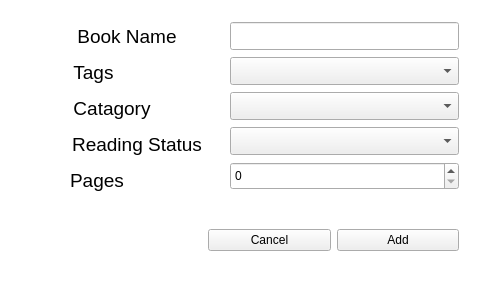
<?xml version="1.0" encoding="UTF-8"?>
<ui version="4.0">
 <class>Add_Modify_Wndow</class>
 <widget class="QWidget" name="Add_Modify_Wndow">
  <property name="geometry">
   <rect>
    <x>0</x>
    <y>0</y>
    <width>483</width>
    <height>282</height>
   </rect>
  </property>
  <property name="windowTitle">
   <string>Add_Modify_Wndow</string>
  </property>
  <property name="styleSheet">
   <string notr="true">#Add_Modify_Wndow{
background-color: white;
}</string>
  </property>
  <widget class="QFrame" name="gridFrame">
   <property name="geometry">
    <rect>
     <x>0</x>
     <y>-1</y>
     <width>481</width>
     <height>281</height>
    </rect>
   </property>
   <property name="sizePolicy">
    <sizepolicy hsizetype="Preferred" vsizetype="Preferred">
     <horstretch>0</horstretch>
     <verstretch>0</verstretch>
    </sizepolicy>
   </property>
   <layout class="QGridLayout" name="gridLayout">
    <item row="0" column="1">
     <widget class="QFrame" name="verticalFrameRight">
      <property name="minimumSize">
       <size>
        <width>0</width>
        <height>28</height>
       </size>
      </property>
      <layout class="QVBoxLayout" name="verticalLayout">
       <item>
        <widget class="QLineEdit" name="BookNameTxtBx">
         <property name="minimumSize">
          <size>
           <width>0</width>
           <height>28</height>
          </size>
         </property>
         <property name="sizeIncrement">
          <size>
           <width>0</width>
           <height>0</height>
          </size>
         </property>
         <property name="baseSize">
          <size>
           <width>0</width>
           <height>0</height>
          </size>
         </property>
        </widget>
       </item>
       <item>
        <widget class="QComboBox" name="TagsComboBox">
         <property name="sizePolicy">
          <sizepolicy hsizetype="Preferred" vsizetype="Fixed">
           <horstretch>0</horstretch>
           <verstretch>0</verstretch>
          </sizepolicy>
         </property>
         <property name="minimumSize">
          <size>
           <width>0</width>
           <height>28</height>
          </size>
         </property>
         <property name="sizeIncrement">
          <size>
           <width>0</width>
           <height>28</height>
          </size>
         </property>
         <property name="baseSize">
          <size>
           <width>0</width>
           <height>0</height>
          </size>
         </property>
         <property name="autoFillBackground">
          <bool>false</bool>
         </property>
         <property name="styleSheet">
          <string notr="true"/>
         </property>
        </widget>
       </item>
       <item>
        <widget class="QComboBox" name="CatagoryComboBox">
         <property name="minimumSize">
          <size>
           <width>0</width>
           <height>28</height>
          </size>
         </property>
        </widget>
       </item>
       <item>
        <widget class="QComboBox" name="ReadingStatusComboBox">
         <property name="minimumSize">
          <size>
           <width>0</width>
           <height>28</height>
          </size>
         </property>
        </widget>
       </item>
       <item>
        <widget class="QSpinBox" name="PagesSpinBox">
         <property name="minimumSize">
          <size>
           <width>0</width>
           <height>28</height>
          </size>
         </property>
         <property name="sizeIncrement">
          <size>
           <width>0</width>
           <height>0</height>
          </size>
         </property>
        </widget>
       </item>
      </layout>
     </widget>
    </item>
    <item row="0" column="0">
     <widget class="QFrame" name="verticalFrameLeft">
      <property name="sizePolicy">
       <sizepolicy hsizetype="Fixed" vsizetype="Preferred">
        <horstretch>0</horstretch>
        <verstretch>0</verstretch>
       </sizepolicy>
      </property>
      <property name="minimumSize">
       <size>
        <width>177</width>
        <height>0</height>
       </size>
      </property>
      <property name="styleSheet">
       <string notr="true"/>
      </property>
      <layout class="QVBoxLayout" name="verticalLayout_2">
       <item>
        <widget class="QLabel" name="label_2">
         <property name="font">
          <font>
           <family>Microsoft YaHei UI</family>
           <pointsize>14</pointsize>
           <weight>50</weight>
           <bold>false</bold>
           <underline>false</underline>
           <strikeout>false</strikeout>
           <stylestrategy>PreferDefault</stylestrategy>
           <kerning>true</kerning>
          </font>
         </property>
         <property name="styleSheet">
          <string notr="true">margin-left:30px;</string>
         </property>
         <property name="text">
          <string>Book Name</string>
         </property>
         <property name="alignment">
          <set>Qt::AlignCenter</set>
         </property>
        </widget>
       </item>
       <item>
        <widget class="QLabel" name="label_4">
         <property name="font">
          <font>
           <family>Microsoft YaHei UI</family>
           <pointsize>14</pointsize>
           <weight>50</weight>
           <bold>false</bold>
           <underline>false</underline>
           <strikeout>false</strikeout>
           <stylestrategy>PreferDefault</stylestrategy>
           <kerning>true</kerning>
          </font>
         </property>
         <property name="styleSheet">
          <string notr="true">margin-right:37px;</string>
         </property>
         <property name="text">
          <string>Tags</string>
         </property>
         <property name="alignment">
          <set>Qt::AlignCenter</set>
         </property>
         <property name="margin">
          <number>0</number>
         </property>
        </widget>
       </item>
       <item>
        <widget class="QLabel" name="label_3">
         <property name="font">
          <font>
           <family>Microsoft YaHei UI</family>
           <pointsize>14</pointsize>
           <weight>50</weight>
           <bold>false</bold>
           <underline>false</underline>
           <strikeout>false</strikeout>
           <stylestrategy>PreferDefault</stylestrategy>
           <kerning>true</kerning>
          </font>
         </property>
         <property name="text">
          <string>Catagory</string>
         </property>
         <property name="alignment">
          <set>Qt::AlignCenter</set>
         </property>
        </widget>
       </item>
       <item>
        <widget class="QLabel" name="label">
         <property name="font">
          <font>
           <family>Microsoft YaHei UI</family>
           <pointsize>14</pointsize>
           <weight>50</weight>
           <bold>false</bold>
           <underline>false</underline>
           <strikeout>false</strikeout>
           <stylestrategy>PreferDefault</stylestrategy>
           <kerning>true</kerning>
          </font>
         </property>
         <property name="styleSheet">
          <string notr="true">margin-left:50px;</string>
         </property>
         <property name="text">
          <string>Reading Status</string>
         </property>
         <property name="alignment">
          <set>Qt::AlignCenter</set>
         </property>
         <property name="margin">
          <number>0</number>
         </property>
        </widget>
       </item>
       <item>
        <widget class="QLabel" name="label_5">
         <property name="font">
          <font>
           <family>Microsoft YaHei UI</family>
           <pointsize>14</pointsize>
           <weight>50</weight>
           <bold>false</bold>
           <underline>false</underline>
           <strikeout>false</strikeout>
           <stylestrategy>PreferDefault</stylestrategy>
           <kerning>true</kerning>
          </font>
         </property>
         <property name="styleSheet">
          <string notr="true">margin-right:30px;</string>
         </property>
         <property name="text">
          <string>Pages</string>
         </property>
         <property name="alignment">
          <set>Qt::AlignCenter</set>
         </property>
        </widget>
       </item>
      </layout>
     </widget>
    </item>
    <item row="1" column="0" colspan="2">
     <widget class="QFrame" name="horizontalFrame">
      <property name="sizePolicy">
       <sizepolicy hsizetype="Preferred" vsizetype="Fixed">
        <horstretch>0</horstretch>
        <verstretch>0</verstretch>
       </sizepolicy>
      </property>
      <property name="minimumSize">
       <size>
        <width>0</width>
        <height>57</height>
       </size>
      </property>
      <layout class="QHBoxLayout" name="horizontalLayout">
       <property name="leftMargin">
        <number>197</number>
       </property>
       <item>
        <widget class="QPushButton" name="CancelBtn">
         <property name="text">
          <string>Cancel</string>
         </property>
        </widget>
       </item>
       <item>
        <widget class="QPushButton" name="Add_Modiy_Btn">
         <property name="text">
          <string>Add</string>
         </property>
        </widget>
       </item>
      </layout>
     </widget>
    </item>
   </layout>
  </widget>
 </widget>
 <layoutdefault spacing="6" margin="11"/>
 <resources/>
 <connections/>
</ui>
